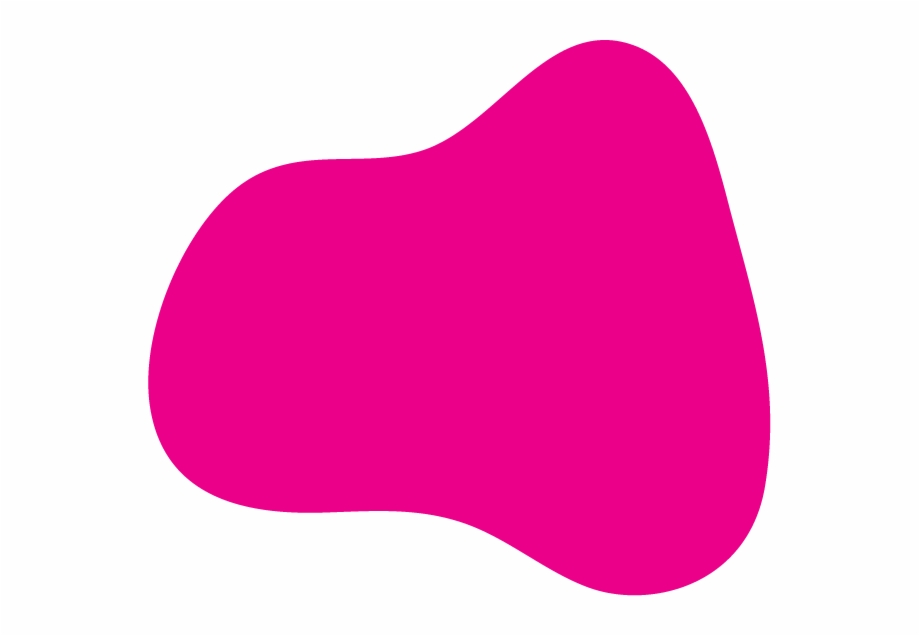
#> input picture 68-685252_imedia-pinkblob-blob-png.png, 920 x 636 px
$ jupyter execute Counter_Approximation.ipynb
#> lines starting #> are read from the running program, lines starting #| are printed output that depends on the picture; after the words box and inside, x2 and y2 are one past the last pixel; in counts of white or black regions, pixels touching at a corner belong together; long printed decimals are rounded
[cell 1]
import matplotlib.pyplot as plt
import numpy as np
import cv2

[cell 2]
def show(img):
  plt.imshow(img,cmap='gray')
  plt.show()

[cell 3]
def get_image(filename):
#> called with filename = '68-685252_imedia-pinkblob-blob-png.png'
  img = cv2.imread(filename)
#> img is the input picture: shape (636, 920, 3); mean B, G, R 205.9, 149.5, 246.1
  img = cv2.cvtColor(img,cv2.COLOR_BGR2RGB)
  gray = cv2.cvtColor(img,cv2.COLOR_RGB2GRAY)
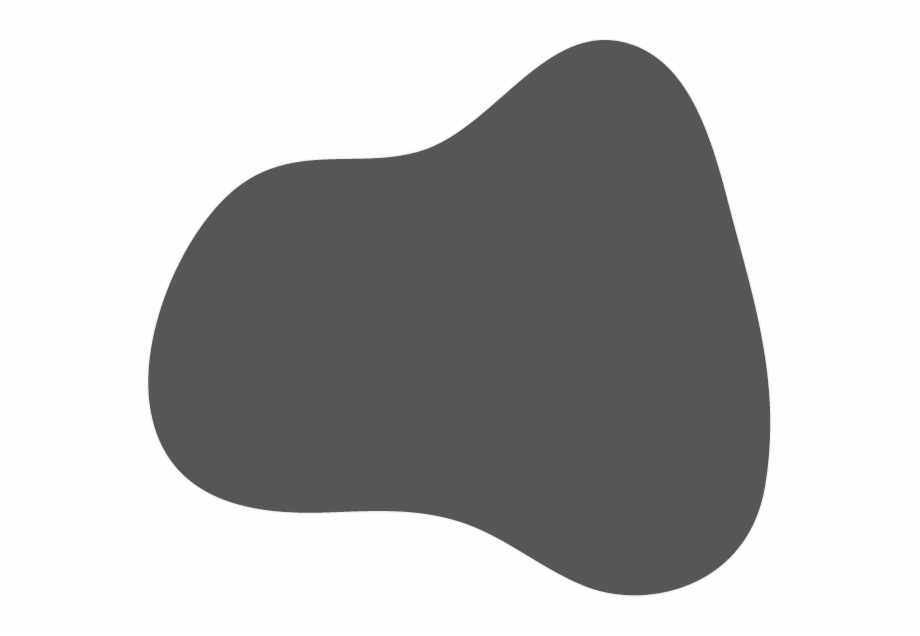
#> gray: shape (636, 920); min 85, max 255, mean 184.9
  return img, gray

[cell 4]
img, gray = get_image('68-685252_imedia-pinkblob-blob-png.png')

[cell 5]
show(img)

[cell 6]
_,mask = cv2.threshold(gray,200,255,cv2.THRESH_BINARY_INV)
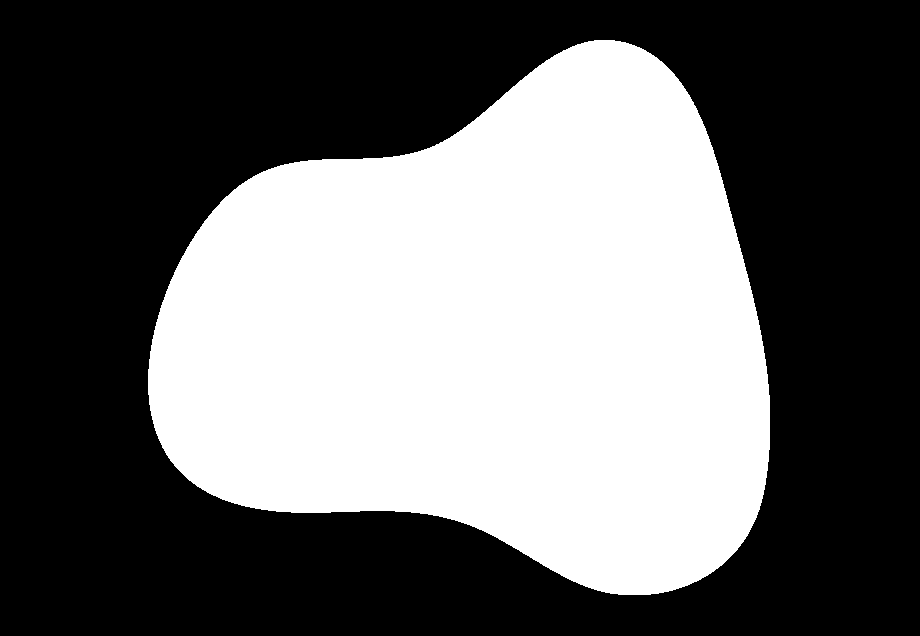
#> mask: shape (636, 920); 41.2% white; 1 white region

[cell 7]
show(mask)

[cell 8]
contours,_ = cv2.findContours(mask,cv2.RETR_TREE,cv2.CHAIN_APPROX_SIMPLE)
#> contours = 1 contour; box (x1, y1, x2, y2) and area: (148, 40, 770, 595) 240146

[cell 9]
len(contours)
#> Out = 1

[cell 10]
def draw_contours(img,cnts):
  for cnt in cnts:
    x, y = cnt[0]
    img = cv2.circle(img,(x,y),2,(255,0,0),2)
#> this loop made 802 passes
#> (x, y) on passes 1 to 3: (594, 40), (593, 41), (588, 41)
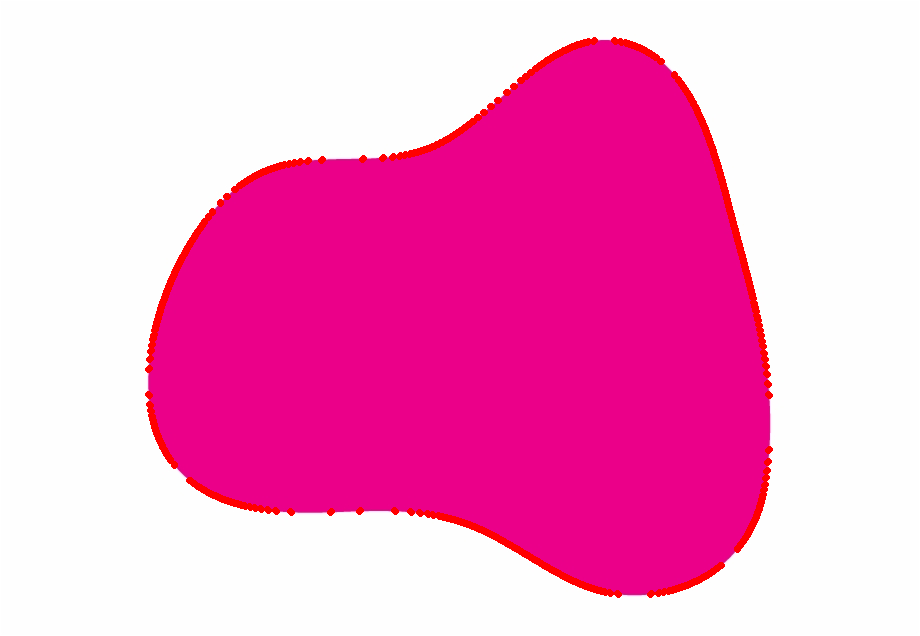
#> img: shape (636, 920, 3); mean R, G, B 246.4, 147.4, 202.4
  return img

[cell 11]
img1 = img.copy()
img1 = draw_contours(img1,contours[0])
show(img1)

[cell 12]
length = cv2.arcLength(contours[0],True)
#> length = 2003.1

[cell 13]
print(length)
#| 2003.114

[cell 14]
approx = cv2.approxPolyDP(contours[0],length*0.005,True)
#> approx = contour of 18 points, box (x1, y1, x2, y2) (149, 42, 769, 594), area 237179
img2 = img.copy()
img2 = draw_contours(img2,approx)
#> the loop in draw_contours (call 2), `for cnt in cnts:` made 18 passes
#> (x, y) on passes 1 to 12: (674, 74), (634, 45), (584, 42), (434, 146), (294, 162), (239, 185), (190, 242), (156, 322), (149, 404), (170, 460), (245, 506), (454, 519)
#> after the loop in draw_contours (call 2), `for cnt in cnts:`:
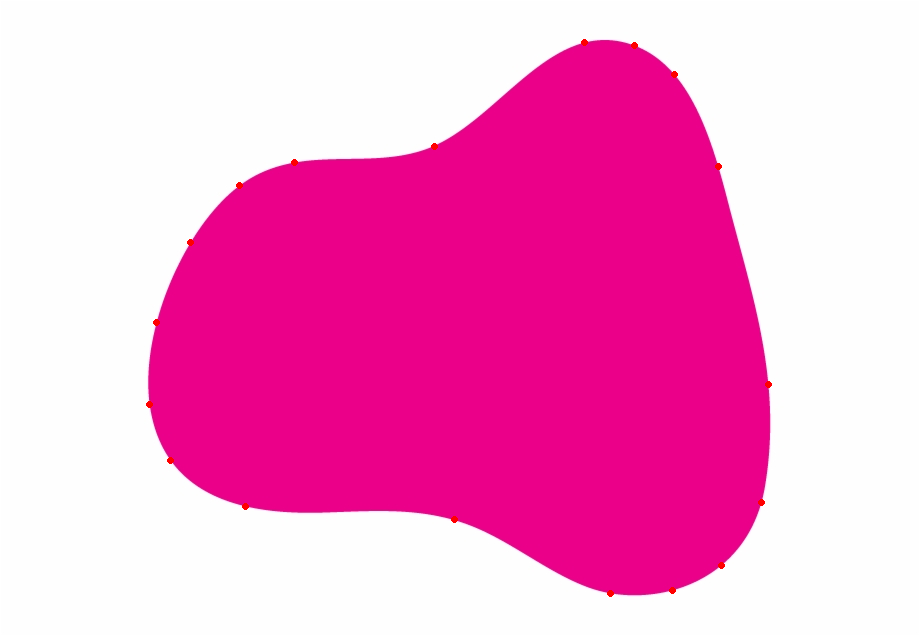
#> img: shape (636, 920, 3); mean R, G, B 246.1, 149.4, 205.6
show(img2)
